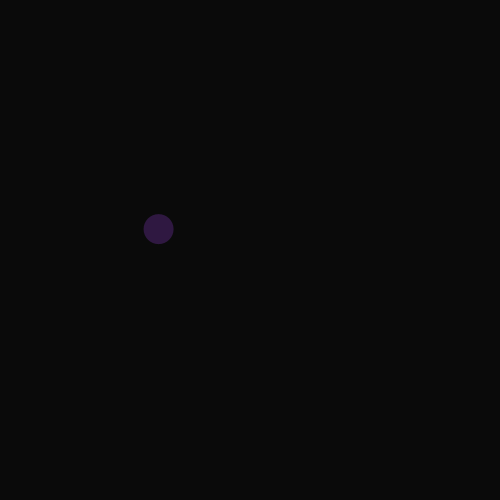
Frame 1 (no input)
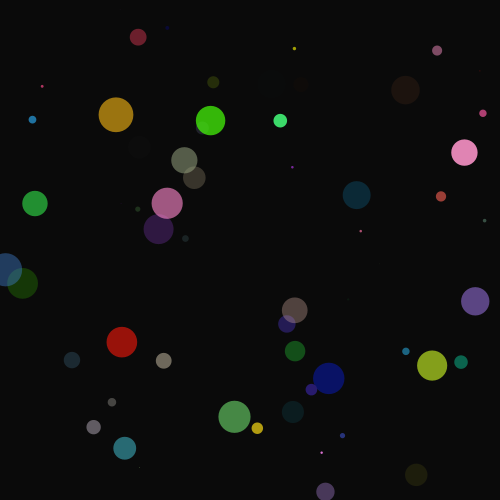
Frame 60 (the mouse pressed at the canvas centre just before this capture)
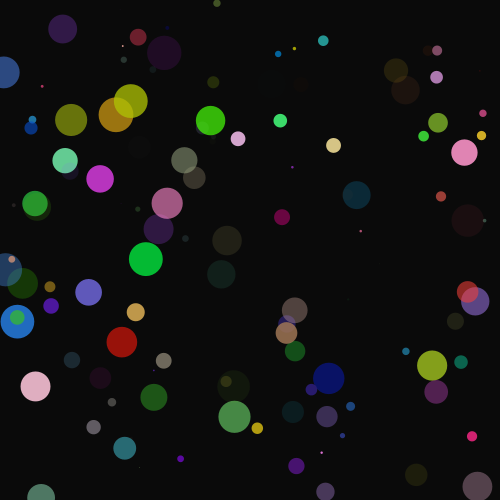
Frame 120 (the mouse held since frame 60 and released just before this capture)

The Processing sketch that drew these frames (run headless with seeded random() and noise(); from frame 60 on, the mouse is pressed at the canvas centre):

// Processing sketch: processing_65490
// ── processing_65490.pde

float r, g, b, a; //red,green,blue,alpha variables
float diam, x, y; //diameter,x&y position

void setup() {
  size(500, 500); //window size
  background(10); //black background
  smooth(); //smooth shapes
}

void draw() {
  //generating random numbers for r,g,b,a
  r=random(255);
  g=random(255);
  b=random(255);
  a=random(255);
  //generating randoms for diameter,x&y position
  diam = random(35);
  x = random(width);
  y = random(height);
  
  //drawing ellipses
  noStroke();
  fill(r,g,b,a);
  ellipse(x,y,diam,diam);
}
